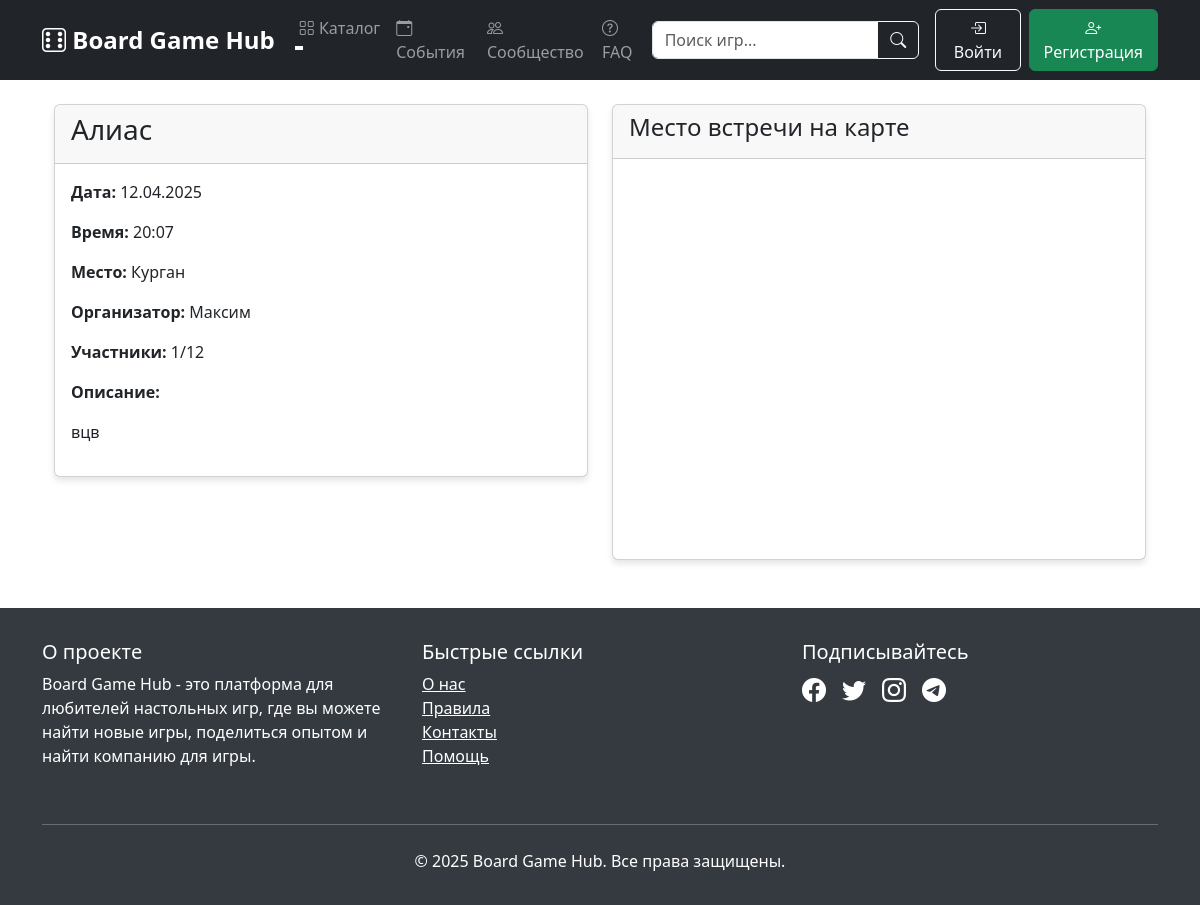
The page /game_sessions/3 on the database as committed earlier.
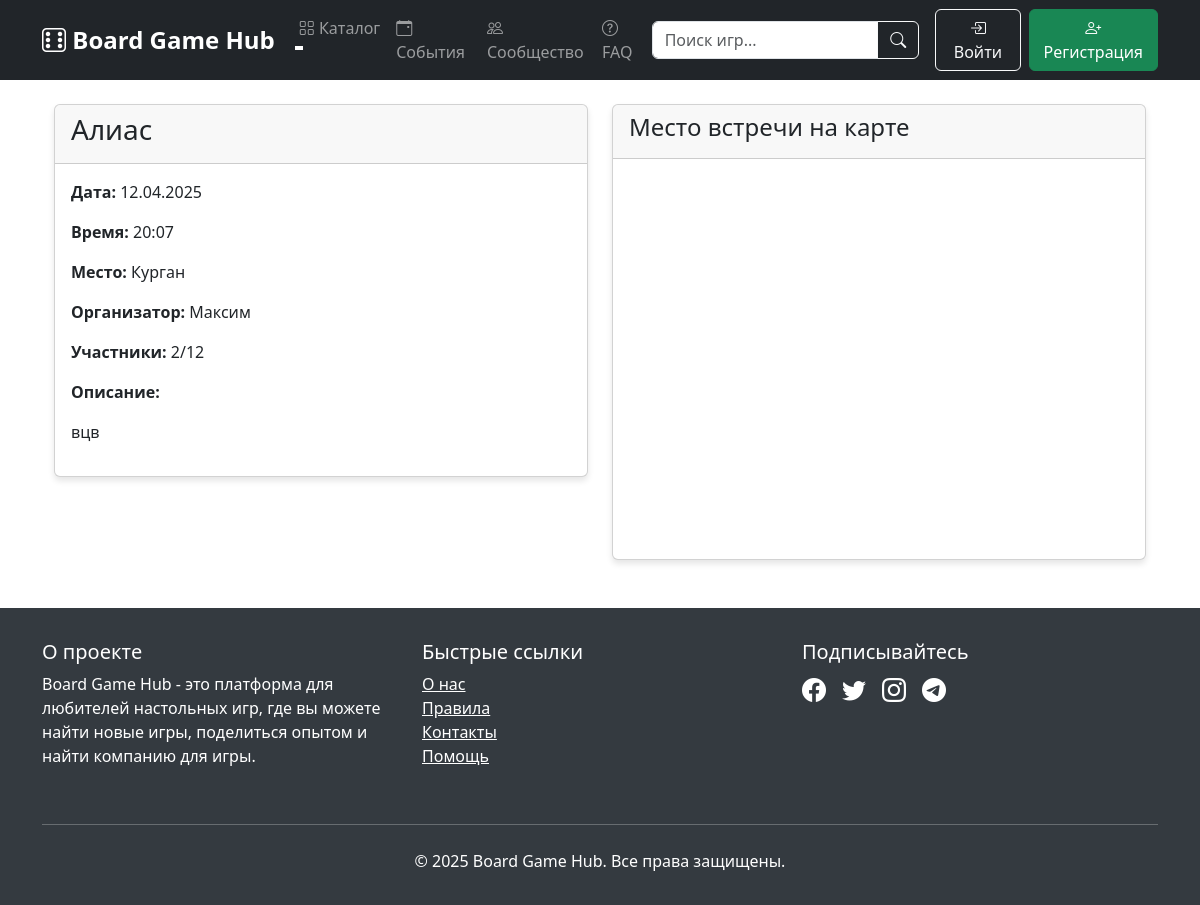
The same page on the database as committed later.
### data/game_sessions.py (models this page shows)
class GameSession(SqlAlchemyBase, SerializerMixin):
    __tablename__ = 'game_sessions'
    id = sqlalchemy.Column(sqlalchemy.Integer, primary_key=True, autoincrement=True)
    game_id = sqlalchemy.Column(sqlalchemy.Integer, sqlalchemy.ForeignKey('games.id'))
    creator_id = sqlalchemy.Column(sqlalchemy.Integer, sqlalchemy.ForeignKey('users.id'))
    date = sqlalchemy.Column(sqlalchemy.Date, nullable=False)
    time = sqlalchemy.Column(sqlalchemy.Time, nullable=False)
    location = sqlalchemy.Column(sqlalchemy.String, nullable=False)
    description = sqlalchemy.Column(sqlalchemy.String, nullable=True)
    max_players = sqlalchemy.Column(sqlalchemy.Integer, nullable=False)
    current_players = sqlalchemy.Column(sqlalchemy.Integer, default=1)
    created_at = sqlalchemy.Column(sqlalchemy.DateTime, default=datetime.utcnow)
    status = sqlalchemy.Column(sqlalchemy.String, default="Запланировано")
    game = orm.relationship('Game', back_populates='sessions')
    creator = orm.relationship('User', foreign_keys=[creator_id], back_populates='created_sessions')
    participants = orm.relationship('User', secondary=session_participants)

### main.py (the view)
@app.route('/game_sessions/<int:id>')
def game_session_detail(id):
    db_sess = db_session.create_session()
    try:
        session = db_sess.query(GameSession).options(
            joinedload(GameSession.game),
            joinedload(GameSession.creator),
            joinedload(GameSession.participants)
        ).filter(GameSession.id == id).first()
        if not session:
            abort(404)
        map_coordinates = {
            'latitude': 55.464743,  # Широта Кургана
            'longitude': 65.275182,  # Долгота Кургана
            'zoom': 12
        }
        return render_template(
            'game_session_detail.html',
            title='Детали встречи',
            session=session,
            map_coordinates=map_coordinates
        )
    finally:
        db_sess.close()

### data/db_session.py (called while the page is built)
def create_session() -> Session:
    global __factory
    return __factory()

### main.py (called while the page is built)
@app.context_processor
def utility_processor():
    def get_unique_genres():
        db_sess = db_session.create_session()
        try:
            genres = db_sess.query(Game.genre).distinct().all()
            return [genre[0] for genre in genres if genre[0]]
        finally:
            db_sess.close()
    return dict(get_unique_genres=get_unique_genres)

### templates/game_session_detail.html (shortened to what this page needs)
{% extends "base.html" %}
{% block content %}
<div class="container mt-4">
    <div class="row">
        <div class="col-md-6">
            <div class="card mb-4">
                <div class="card-header">
                    <h3>{{ session.game.title }}</h3>
                </div>
                <div class="card-body">
                    <p><strong>Дата:</strong> {{ session.date.strftime('%d.%m.%Y') }}</p>
                    <p><strong>Время:</strong> {{ session.time.strftime('%H:%M') }}</p>
                    <p><strong>Место:</strong> {{ session.location }}</p>
                    <p><strong>Организатор:</strong> {{ session.creator.name }}</p>
                    <p><strong>Участники:</strong> {{ session.current_players }}/{{ session.max_players }}</p>
                    <p><strong>Описание:</strong></p>
                    <p>{{ session.description }}</p>
                </div>
            </div>
        </div>
        <div class="col-md-6">
            <div class="card">
                <div class="card-header">
                    <h4>Место встречи на карте</h4>
                </div>
                <div class="card-body p-0">
                    <div id="map" style="width: 100%; height: 400px;"></div>
                </div>
            </div>
        </div>
    </div>
</div>
{% endblock %}

Rows that differ between the two databases and show on the page:
changed GameSession "Курган": current_players "1" → "2"
